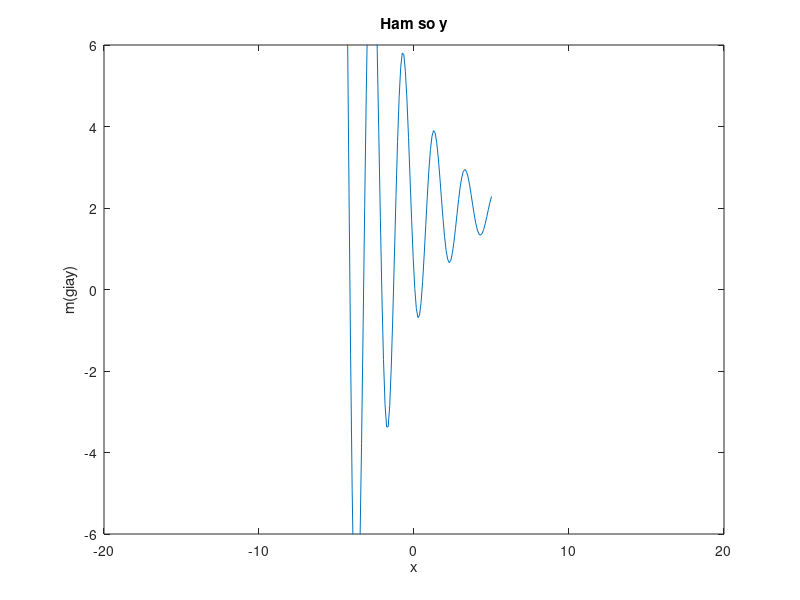

Write MATLAB code to recreate this figure.
m = linspace(-5,5);
y = 2+3.*sin(pi.*m+10).*exp(-0.35.*m);
plot(m,y);
axis([-20 20 -6 6]);
xlabel('x');
ylabel('m(giay)');
title('Ham so y');